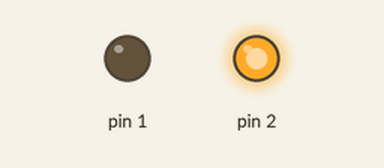
A sketch run on a simulated Arduino Uno, built with avr-gcc and run on an emulated ATmega328P. Shown: output pins drawn as LEDs (lit = HIGH).

Above: at 0.5 s.
At 2.5 s:
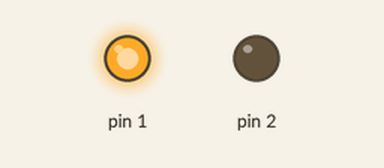
At 3.5 s:
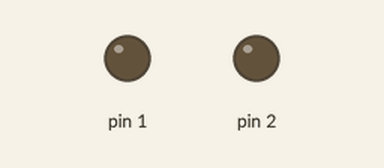
Timing chart, 0 to 5.2 s (numbered marks = the images above):
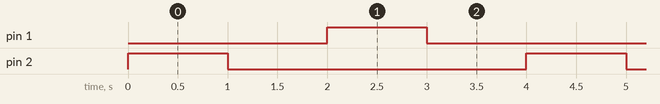

The sketch:

brave_crift_albar1.ino
```cpp
// C++ code
//
void setup()
{
  pinMode(2, OUTPUT);
  pinMode(1,OUTPUT);
}

void loop()
{
  digitalWrite(2, HIGH);
  delay(1000); // Wait for 1000 millisecond(s)
  digitalWrite(2, LOW);
  delay(1000); // Wait for 1000 millisecond(s)
   digitalWrite(1, HIGH);
  delay(1000); // Wait for 1000 millisecond(s)
  digitalWrite(1, LOW);
  delay(1000); // Wait for 1000 millisecond(s)
}
```

Measured:
- by itself, pin 1, pin 2: alternates HIGH for 1.0 s and LOW for 3.0 s
- by itself, everything shown: repeats every 4.0 s, in 4 steps
